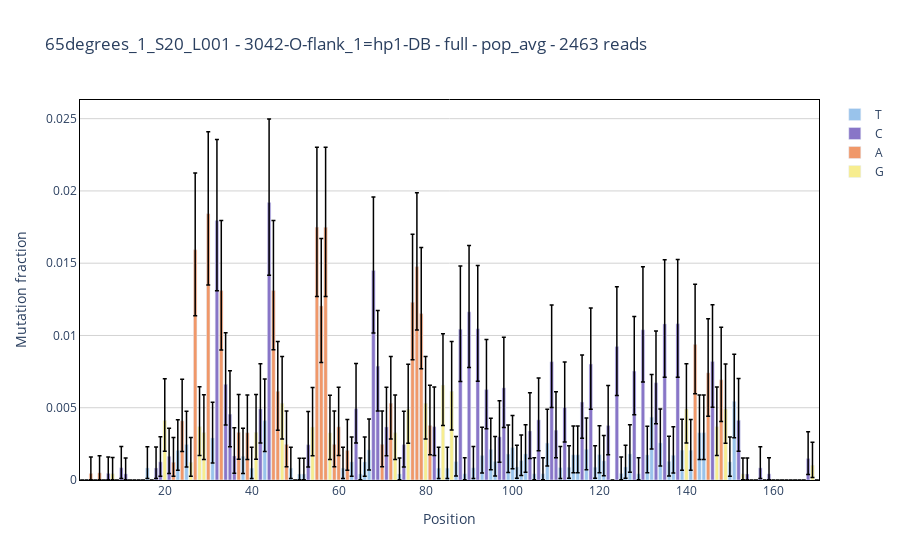

Write notebook code for a chart like this one.
### Markdown cell above
## Mutation fraction

### Code cell
%autoreload 2
fig = study.mutation_fraction(
    sample = sample,
    reference = reference,
    section='full',
    show_ci = True
)['fig']
fig.show()
